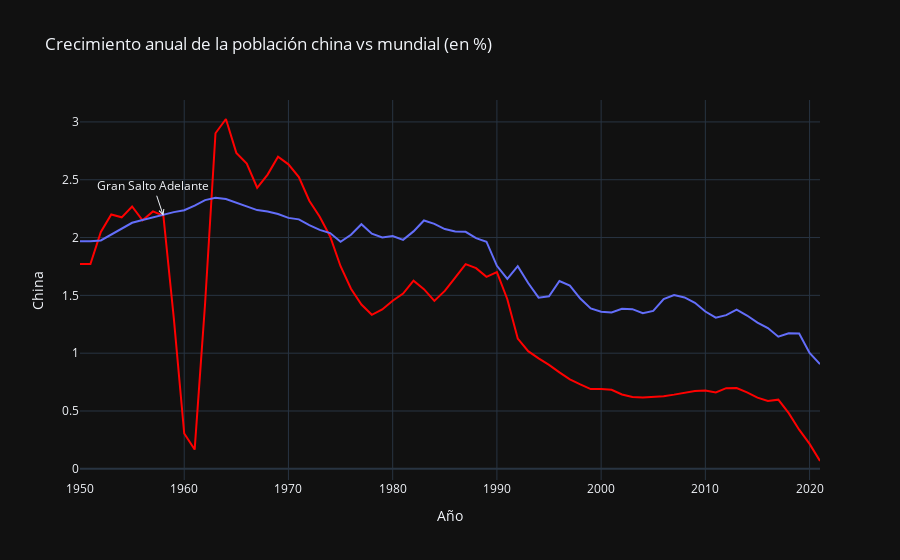

Source (notebook cell):
### Code cell
# Hago una copia de la figura anterior añadiendo una anotación explicativa.

fig_gran_salto_adelante = go.Figure(fig_comparar_var_pobl)
fig_gran_salto_adelante.add_annotation(x=1958, 
                    y=df_var_interanual_china.loc[df_var_interanual_china["Año"] == 1958, "Crecimiento interanual"].iloc[0],
                    text="Gran Salto Adelante",
                    showarrow=True, arrowhead=5)
fig_gran_salto_adelante.show()

### Figure 1 — Plotly figure (JSON) as saved in the notebook; plotly's stock layout.template omitted (floating-point values rounded to 4 significant figures)
{"data": [{"hovertemplate": "Año=%{x}<br>China=%{y}<extra></extra>", "legendgroup": "", "line": {"color": "red", "dash": "solid"}, "marker": {"symbol": "circle"}, "mode": "lines", "name": "", "orientation": "v", "showlegend": false, "type": "scatter", "x": [1950, 1951, 1952, 1953, 1954, 1955, 1956, 1957, 1958, 1959, 1960, 1961, 1962, 1963, 1964, 1965, 1966, 1967, 1968, 1969, 1970, 1971, 1972, 1973, 1974, 1975, 1976, 1977, 1978, 1979, 1980, 1981, 1982, 1983, 1984, 1985, 1986, 1987, 1988, 1989, 1990, 1991, 1992, 1993, 1994, 1995, 1996, 1997, 1998, 1999, 2000, 2001, 2002, 2003, 2004, 2005, 2006, 2007, 2008, 2009, 2010, 2011, 2012, 2013, 2014, 2015, 2016, 2017, 2018, 2019, 2020, 2021], "xaxis": "x", "y": [1.771, 1.771, 2.048, 2.199, 2.175, 2.269, 2.149, 2.226, 2.189, 1.303, 0.3054, 0.1666, 1.428, 2.902, 3.025, 2.732, 2.639, 2.431, 2.545, 2.699, 2.633, 2.523, 2.319, 2.18, 2.009, 1.752, 1.557, 1.421, 1.332, 1.378, 1.453, 1.515, 1.627, 1.553, 1.452, 1.539, 1.653, 1.77, 1.736, 1.66, 1.7, 1.467, 1.127, 1.017, 0.9559, 0.8993, 0.8336, 0.7736, 0.7299, 0.6895, 0.6903, 0.6835, 0.6432, 0.6204, 0.6163, 0.6224, 0.6283, 0.6417, 0.6549, 0.6735, 0.677, 0.6604, 0.6975, 0.6981, 0.6605, 0.6155, 0.5865, 0.5982, 0.4817, 0.3384, 0.2156, 0.06763], "yaxis": "y"}, {"hovertemplate": "Año=%{x}<br>Crecimiento interanual medio=%{y}<extra></extra>", "legendgroup": "", "line": {"color": "#636efa", "dash": "solid"}, "marker": {"symbol": "circle"}, "mode": "lines", "name": "", "orientation": "v", "showlegend": false, "type": "scatter", "x": [1950, 1951, 1952, 1953, 1954, 1955, 1956, 1957, 1958, 1959, 1960, 1961, 1962, 1963, 1964, 1965, 1966, 1967, 1968, 1969, 1970, 1971, 1972, 1973, 1974, 1975, 1976, 1977, 1978, 1979, 1980, 1981, 1982, 1983, 1984, 1985, 1986, 1987, 1988, 1989, 1990, 1991, 1992, 1993, 1994, 1995, 1996, 1997, 1998, 1999, 2000, 2001, 2002, 2003, 2004, 2005, 2006, 2007, 2008, 2009, 2010, 2011, 2012, 2013, 2014, 2015, 2016, 2017, 2018, 2019, 2020, 2021], "xaxis": "x", "y": [1.968, 1.968, 1.975, 2.028, 2.081, 2.128, 2.152, 2.173, 2.201, 2.22, 2.237, 2.277, 2.324, 2.344, 2.333, 2.302, 2.27, 2.237, 2.225, 2.203, 2.17, 2.157, 2.107, 2.066, 2.039, 1.963, 2.025, 2.115, 2.034, 2.0, 2.013, 1.98, 2.053, 2.148, 2.118, 2.074, 2.053, 2.05, 1.995, 1.964, 1.755, 1.643, 1.752, 1.607, 1.48, 1.492, 1.625, 1.585, 1.472, 1.387, 1.359, 1.352, 1.383, 1.381, 1.346, 1.366, 1.467, 1.503, 1.482, 1.435, 1.36, 1.307, 1.329, 1.376, 1.326, 1.265, 1.217, 1.142, 1.172, 1.169, 1.002, 0.9054], "yaxis": "y"}], "layout": {"annotations": [{"arrowhead": 5, "showarrow": true, "text": "Gran Salto Adelante", "x": 1958, "y": 2.189}], "legend": {"tracegroupgap": 0}, "title": {"text": "Crecimiento anual de la población china vs mundial (en %)"}, "xaxis": {"anchor": "y", "domain": [0, 1], "title": {"text": "Año"}}, "yaxis": {"anchor": "x", "domain": [0, 1], "title": {"text": "China"}}}}
